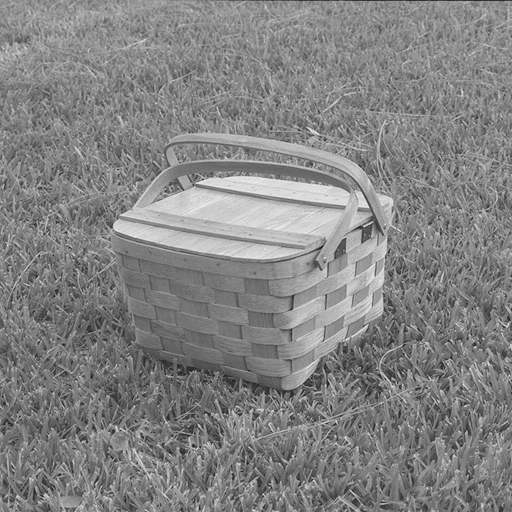
#> input picture TP_contours/data/images/basket.pgm, 512 x 512 px, found by its file name; its folder holds 4 pictures in this run
$ python balayage.py   (older library calls are emulated)
#> lines starting #> are read from the running program, lines starting #| are printed output that depends on the picture
# Étude de l'influence des paramètres (pour le rapport).
# Reproduit exactement les détecteurs et la métrique du programme C++ (src/detecteurs.cpp, src/evaluation.cpp)
# et fait varier les paramètres sur les 40 images. Écrit les courbes et un CSV dans results/parametres/.
#
#   python3 scripts/balayage.py      (lancé depuis TP_contours)

import csv
import os

import cv2
import matplotlib
matplotlib.use("Agg")
import matplotlib.pyplot as plt
import numpy as np

IMAGES = "data/images"
REFS = "data/reference"
SORTIE = "results/parametres"
CARRE = cv2.getStructuringElement(cv2.MORPH_RECT, (3, 3))


def flouter(g, k):
    return g if k <= 1 else cv2.GaussianBlur(g, (k, k), 0)


def seuiller(rep, seuil):
    n = cv2.normalize(rep, None, 0, 255, cv2.NORM_MINMAX)
    return np.where(n > seuil, 255, 0).astype(np.uint8)


def sobel_mag(g, blur, ksize=3):
    i = flouter(g, blur)
    gx = cv2.Sobel(i, cv2.CV_32F, 1, 0, ksize=ksize)
    gy = cv2.Sobel(i, cv2.CV_32F, 0, 1, ksize=ksize)
    return cv2.magnitude(gx, gy)


def laplace_abs(g, blur, ksize=3):
    return np.abs(cv2.Laplacian(flouter(g, blur), cv2.CV_32F, ksize=ksize))


def canny(g, blur, low, high, ap=3):
    return cv2.Canny(flouter(g, blur), low, high, apertureSize=ap)


def evaluer(det, ref, tolerance=True):
    refd = cv2.dilate(ref, CARRE) if tolerance else ref
    detd = cv2.dilate(det, CARRE) if tolerance else det
    d = det > 0
    corrects = int(np.count_nonzero(d & (refd > 0)))
    fp = int(np.count_nonzero(d)) - corrects
    fn = int(np.count_nonzero((ref > 0) & (detd == 0)))
    t = corrects + fp + fn
    return (corrects / t, fp / t, fn / t) if t else (0, 0, 0)


def charger():
    donnees = []
    for f in sorted(os.listdir(IMAGES)):
        if not f.endswith(".pgm"):
            continue
        nom = f[:-4]
        g = cv2.imread(f"{IMAGES}/{f}", cv2.IMREAD_GRAYSCALE)
#> g is the input picture: shape (512, 512); min 21, max 241, mean 131.2
        r = cv2.imread(f"{REFS}/{nom}_gt_binary.pgm", cv2.IMREAD_GRAYSCALE)
        r = cv2.threshold(cv2.bitwise_not(r), 127, 255, cv2.THRESH_BINARY)[1]
        donnees.append((nom, g, r))
    return donnees


def moyenne(mesures):
    return tuple(float(np.mean([m[i] for m in mesures])) for i in range(3))


def main():
    os.makedirs(SORTIE, exist_ok=True)
    data = charger()
    lignes = []  # detecteur, blur, parametre, valeur, P, TFP, TFN
    seuils = list(range(10, 201, 10))
    blurs = [1, 3, 5, 7]

    # Sobel et Laplace : seuil x flou (la réponse est calculée une fois par flou)
    courbes = {}
    for nomdet, reponse in (("sobel", sobel_mag), ("laplace", laplace_abs)):
        for b in blurs:
            reps = [(reponse(g, b), r) for _, g, r in data]
            ps = []
            for s in seuils:
                m = moyenne([evaluer(seuiller(x, s), r) for x, r in reps])
                lignes.append((nomdet, b, "seuil", s, *m))
                ps.append(m)
            courbes[(nomdet, b)] = ps
#> this loop made 1 pass
#> pass 1, in sobel_mag, `gx = cv2.Sobel(i, cv2.CV_32F, 1, 0, ksize=ksize)`:
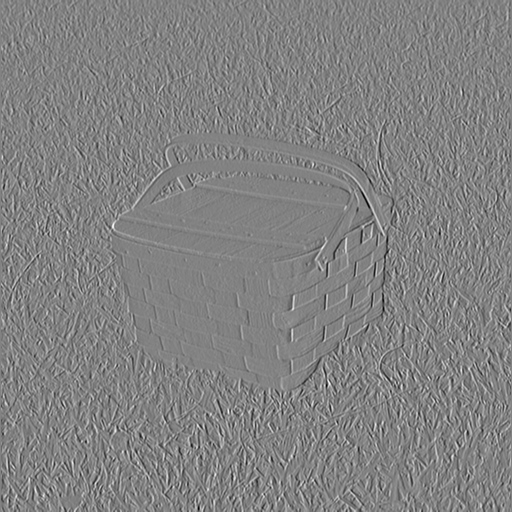
#> gx: shape (512, 512) float32; min -630, max 604, mean 0; drawn with min black and max white
#> pass 1, in sobel_mag, `gy = cv2.Sobel(i, cv2.CV_32F, 0, 1, ksize=ksize)`:
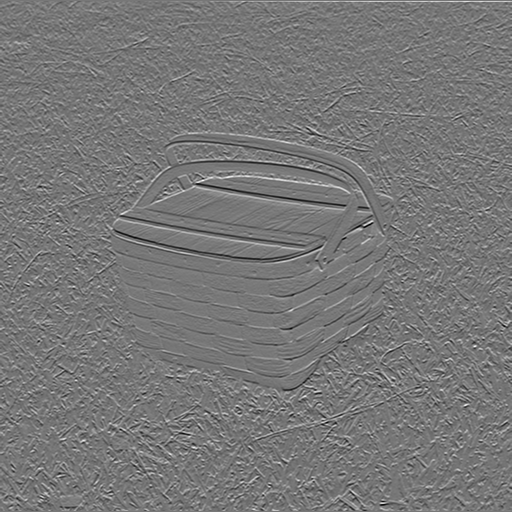
#> gy: shape (512, 512) float32; min -555, max 626, mean 0; drawn with min black and max white
#> pass 1, in sobel_mag (call 2), `gx = cv2.Sobel(i, cv2.CV_32F, 1, 0, ksize=ksize)`:
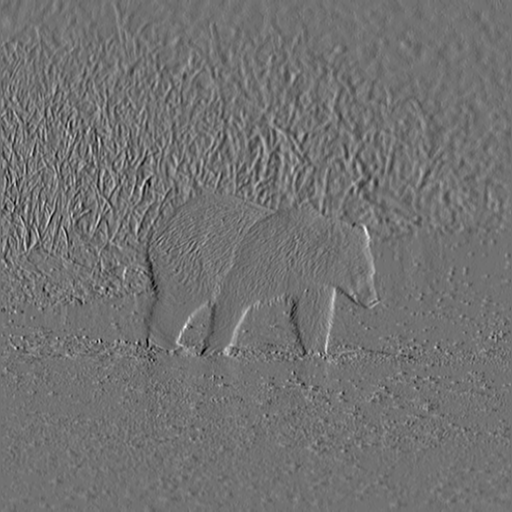
#> gx: shape (512, 512) float32; min -306, max 378, mean 0.1; drawn with min black and max white
#> pass 1, in sobel_mag (call 2), `gy = cv2.Sobel(i, cv2.CV_32F, 0, 1, ksize=ksize)`:
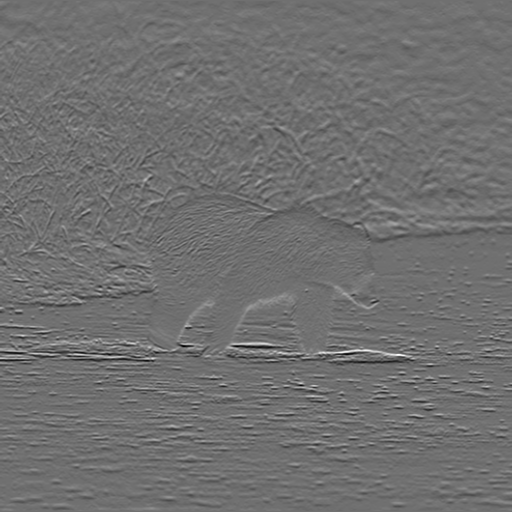
#> gy: shape (512, 512) float32; min -445, max 565, mean -0.6; drawn with min black and max white

    # Canny : seuil haut x flou, avec low = high / 3 (rapport conseillé par Canny)
    highs = list(range(25, 401, 25))
    for b in blurs:
        imgs = [(flouter(g, b), r) for _, g, r in data]
        ps = []
        for h in highs:
            m = moyenne([evaluer(cv2.Canny(i, h // 3, h), r) for i, r in imgs])
            lignes.append(("canny", b, "high(low=high/3)", h, *m))
            ps.append(m)
        courbes[("canny", b)] = ps

    # Canny : grille low x high au flou 7
    lows = list(range(10, 151, 20))
    grille = np.zeros((len(lows), len(highs)))
    imgs = [(flouter(g, 7), r) for _, g, r in data]
    for i, lo in enumerate(lows):
        for j, h in enumerate(highs):
            if lo >= h:
                grille[i, j] = np.nan
                continue
            grille[i, j] = moyenne([evaluer(cv2.Canny(im, lo, h), r) for im, r in imgs])[0]

    with open(f"{SORTIE}/balayage.csv", "w", newline="") as f:
        w = csv.writer(f, delimiter=";")
        w.writerow(["detecteur", "blur", "parametre", "valeur", "P", "TFP", "TFN"])
        for l in lignes:
            w.writerow([*l[:4], *(f"{v:.4f}" for v in l[4:])])

    # Figure 1 : P en fonction du seuil, pour chaque flou
    fig, axes = plt.subplots(1, 3, figsize=(14, 4), sharey=True)
    for ax, (nomdet, xs, titre) in zip(axes, (("sobel", seuils, "Sobel : seuil"),
                                              ("laplace", seuils, "Laplace : seuil"),
                                              ("canny", highs, "Canny : seuil haut (bas = haut/3)"))):
        for b in blurs:
            ax.plot(xs, [100 * m[0] for m in courbes[(nomdet, b)]], marker=".", label=f"flou {b}x{b}" if b > 1 else "sans flou")
        ax.set_title(titre)
        ax.set_xlabel("valeur du paramètre")
        ax.grid(alpha=0.3)
    axes[0].set_ylabel("Performance P moyenne (%)")
    axes[0].legend()
    fig.tight_layout()
    fig.savefig(f"{SORTIE}/performance_vs_seuil.png", dpi=130)

    # Figure 2 : compromis TFP / TFN au meilleur flou
    fig, axes = plt.subplots(1, 3, figsize=(14, 4), sharey=True)
    for ax, (nomdet, xs, b, titre) in zip(axes, (("sobel", seuils, 5, "Sobel (flou 5)"),
                                                 ("laplace", seuils, 5, "Laplace (flou 5)"),
                                                 ("canny", highs, 7, "Canny (flou 7)"))):
        c = courbes[(nomdet, b)]
        ax.plot(xs, [100 * m[0] for m in c], label="P", color="black")
        ax.plot(xs, [100 * m[1] for m in c], label="TFP", color="tab:red")
        ax.plot(xs, [100 * m[2] for m in c], label="TFN", color="tab:blue")
        ax.set_title(titre)
        ax.set_xlabel("seuil")
        ax.grid(alpha=0.3)
    axes[0].set_ylabel("%")
    axes[0].legend()
    fig.tight_layout()
    fig.savefig(f"{SORTIE}/compromis_tfp_tfn.png", dpi=130)

    # Figure 3 : carte low x high de Canny
    fig, ax = plt.subplots(figsize=(8, 4))
    im = ax.imshow(100 * grille, origin="lower", aspect="auto", cmap="viridis",
                   extent=[highs[0] - 12.5, highs[-1] + 12.5, lows[0] - 10, lows[-1] + 10])
    fig.colorbar(im, label="P moyenne (%)")
    ax.set_xlabel("seuil haut")
    ax.set_ylabel("seuil bas")
    ax.set_title("Canny (flou 7) : performance selon les deux seuils")
    fig.tight_layout()
    fig.savefig(f"{SORTIE}/canny_low_high.png", dpi=130)

    # Résumé : meilleur réglage global, réglage "oracle" par image, effet de la tolérance 3x3
    print("Meilleurs réglages globaux (P moyenne) :")
    for nomdet in ("sobel", "laplace", "canny"):
        best = max((l for l in lignes if l[0] == nomdet), key=lambda l: l[4])
        print(f"  {nomdet:8s} blur {best[1]} {best[2]} {best[3]} -> P {100*best[4]:.2f}%  TFP {100*best[5]:.2f}%  TFN {100*best[6]:.2f}%")
    i, j = np.unravel_index(np.nanargmax(grille), grille.shape)
    print(f"  canny grille flou 7 : low {lows[i]} high {highs[j]} -> P {100*grille[i, j]:.2f}%")

    print("\nRéglage optimal par image (oracle, flou par défaut) vs réglage global :")
    for nomdet, b, f, defaut in (("sobel", 5, lambda g, s: seuiller(sobel_mag(g, 5), s), 70),
                                 ("laplace", 5, lambda g, s: seuiller(laplace_abs(g, 5), s), 40),
                                 ("canny", 7, lambda g, h: canny(g, 7, h // 3, h), 150)):
        xs = seuils if nomdet != "canny" else highs
        oracle = []
        for _, g, r in data:
            oracle.append(max(evaluer(f(g, x), r)[0] for x in xs))
        print(f"  {nomdet:8s} oracle P {100*np.mean(oracle):.2f}%")

    print("\nEffet de la tolérance (paramètres par défaut) : P avec voisinage 3x3 / P stricte")
    for nomdet, f in (("sobel", lambda g: seuiller(sobel_mag(g, 5), 70)),
                      ("laplace", lambda g: seuiller(laplace_abs(g, 5), 40)),
                      ("canny", lambda g: canny(g, 7, 50, 150))):
        avec = moyenne([evaluer(f(g), r, True) for _, g, r in data])
        sans = moyenne([evaluer(f(g), r, False) for _, g, r in data])
        print(f"  {nomdet:8s} 3x3 : P {100*avec[0]:.2f}% TFP {100*avec[1]:.2f}% TFN {100*avec[2]:.2f}%"
              f"   strict : P {100*sans[0]:.2f}% TFP {100*sans[1]:.2f}% TFN {100*sans[2]:.2f}%")


if __name__ == "__main__":
#> (the run stopped early here; a loop or call above may not have finished)
